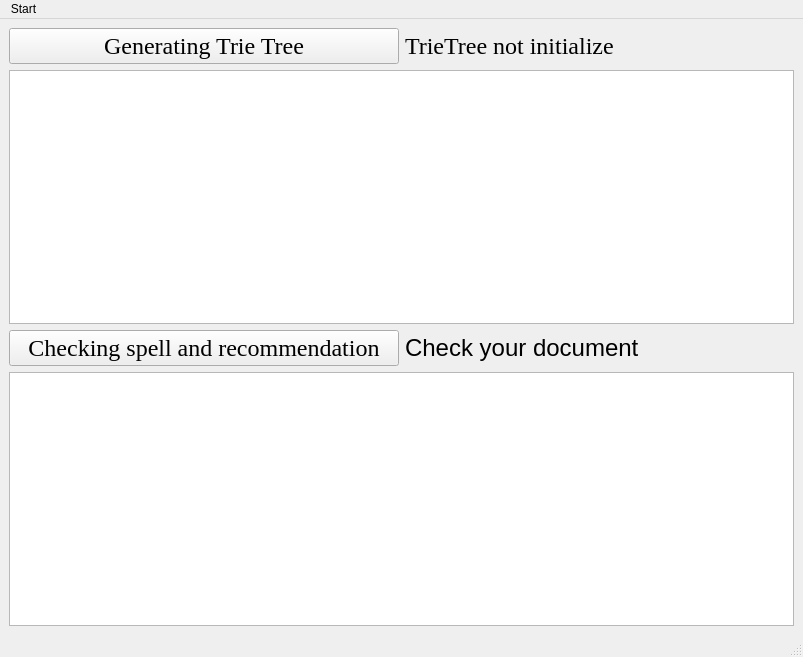
<?xml version="1.0" encoding="UTF-8"?>
<ui version="4.0">
 <class>MainWindow</class>
 <widget class="QMainWindow" name="MainWindow">
  <property name="geometry">
   <rect>
    <x>0</x>
    <y>0</y>
    <width>803</width>
    <height>657</height>
   </rect>
  </property>
  <property name="windowTitle">
   <string>Trie Tree</string>
  </property>
  <widget class="QWidget" name="centralwidget">
   <layout class="QGridLayout" name="gridLayout">
    <item row="0" column="1">
     <widget class="QLabel" name="labelTitle">
      <property name="font">
       <font>
        <family>Times New Roman</family>
        <pointsize>18</pointsize>
       </font>
      </property>
      <property name="text">
       <string>TrieTree not initialize</string>
      </property>
     </widget>
    </item>
    <item row="3" column="0" colspan="2">
     <widget class="QTextEdit" name="textOutput">
      <property name="font">
       <font>
        <family>Times New Roman</family>
        <pointsize>24</pointsize>
       </font>
      </property>
     </widget>
    </item>
    <item row="2" column="0">
     <widget class="QPushButton" name="buttonCheck">
      <property name="font">
       <font>
        <family>Times New Roman</family>
        <pointsize>18</pointsize>
       </font>
      </property>
      <property name="text">
       <string>Checking spell and recommendation</string>
      </property>
     </widget>
    </item>
    <item row="0" column="0">
     <widget class="QPushButton" name="buttonInitial">
      <property name="font">
       <font>
        <family>Times New Roman</family>
        <pointsize>18</pointsize>
       </font>
      </property>
      <property name="text">
       <string>Generating Trie Tree</string>
      </property>
     </widget>
    </item>
    <item row="1" column="0" colspan="2">
     <widget class="QTextEdit" name="textInput">
      <property name="font">
       <font>
        <family>Times New Roman</family>
        <pointsize>24</pointsize>
       </font>
      </property>
     </widget>
    </item>
    <item row="2" column="1">
     <widget class="QLabel" name="labelCheck">
      <property name="font">
       <font>
        <pointsize>18</pointsize>
       </font>
      </property>
      <property name="text">
       <string>Check your document</string>
      </property>
     </widget>
    </item>
   </layout>
  </widget>
  <widget class="QMenuBar" name="menubar">
   <property name="geometry">
    <rect>
     <x>0</x>
     <y>0</y>
     <width>803</width>
     <height>22</height>
    </rect>
   </property>
   <widget class="QMenu" name="menuStart">
    <property name="title">
     <string>Start</string>
    </property>
    <addaction name="actionImport"/>
    <addaction name="actionOpen"/>
   </widget>
   <addaction name="menuStart"/>
  </widget>
  <widget class="QStatusBar" name="statusbar"/>
  <action name="actionImport">
   <property name="text">
    <string>Import dictionary</string>
   </property>
  </action>
  <action name="actionOpen">
   <property name="text">
    <string>Open</string>
   </property>
  </action>
 </widget>
 <resources/>
 <connections/>
</ui>
